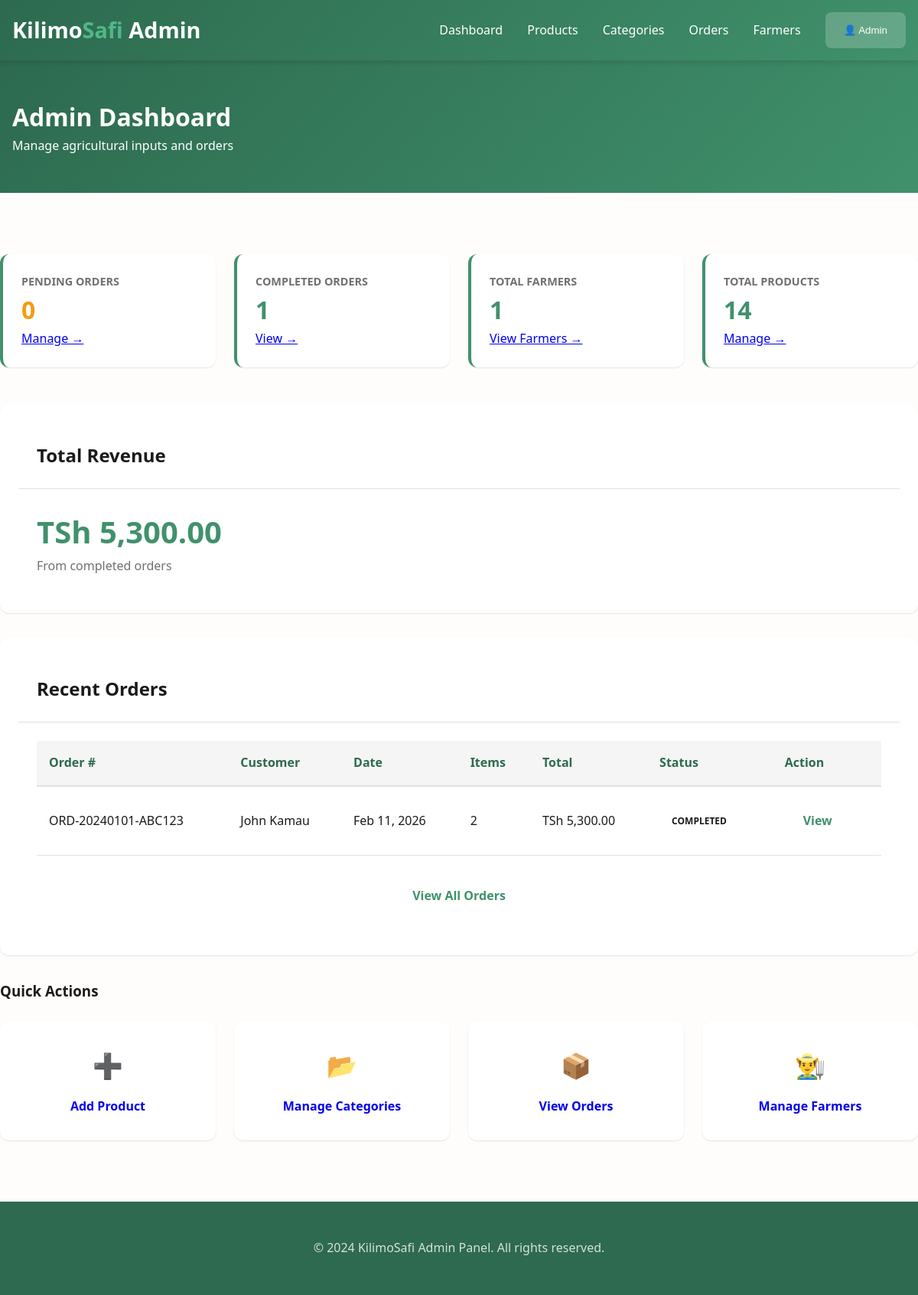
Page /admin/dashboard.php (signed in) on the committed database.
### tables this page shows
CREATE TABLE orders (
    id INT PRIMARY KEY AUTO_INCREMENT,
    order_number VARCHAR(20) UNIQUE NOT NULL,
    user_id INT NOT NULL,
    total_amount DECIMAL(10,2) NOT NULL,
    status ENUM('pending', 'approved', 'rejected', 'completed', 'cancelled') DEFAULT 'pending',
    delivery_address TEXT,
    contact_phone VARCHAR(20),
    notes TEXT,
    order_date TIMESTAMP DEFAULT CURRENT_TIMESTAMP,
    approved_at TIMESTAMP NULL,
    completed_at TIMESTAMP NULL,
    updated_at TIMESTAMP DEFAULT CURRENT_TIMESTAMP ON UPDATE CURRENT_TIMESTAMP,
    FOREIGN KEY (user_id) REFERENCES users(id) ON DELETE CASCADE,
    INDEX idx_user_status (user_id, status),
    INDEX idx_order_number (order_number),
    INDEX idx_status (status),
    INDEX idx_order_date (order_date)
);

CREATE TABLE users (
    id INT PRIMARY KEY AUTO_INCREMENT,
    username VARCHAR(50) UNIQUE NOT NULL,
    email VARCHAR(100) UNIQUE NOT NULL,
    password VARCHAR(255) NOT NULL,
    full_name VARCHAR(100) NOT NULL,
    phone VARCHAR(20),
    address TEXT,
    role ENUM('farmer', 'admin') DEFAULT 'farmer',
    profile_image VARCHAR(255),
    last_login TIMESTAMP NULL,
    created_at TIMESTAMP DEFAULT CURRENT_TIMESTAMP,
    updated_at TIMESTAMP DEFAULT CURRENT_TIMESTAMP ON UPDATE CURRENT_TIMESTAMP,
    INDEX idx_role (role),
    INDEX idx_username (username),
    INDEX idx_email (email)
);

### includes/functions.php (called while the page is built, shortened)
<?php
function format_price($price) {
    return 'TSh ' . number_format($price, 2);
}
?>

### admin/dashboard.php (the view, shortened to what this page needs)
<?php
require_once '../includes/db.php';
require_once '../includes/functions.php';
$stmt = $pdo->query("SELECT COUNT(*) as total FROM orders WHERE status = 'pending'");
$pending_orders = $stmt->fetch()['total'];
$stmt = $pdo->query("SELECT COUNT(*) as total FROM orders WHERE status = 'completed'");
$completed_orders = $stmt->fetch()['total'];
$stmt = $pdo->query("SELECT COUNT(*) as total FROM users WHERE role = 'farmer'");
$total_farmers = $stmt->fetch()['total'];
$stmt = $pdo->query("SELECT COUNT(*) as total FROM products");
$total_products = $stmt->fetch()['total'];
$stmt = $pdo->query("SELECT SUM(total_amount) as total FROM orders WHERE status = 'completed'");
$total_revenue = $stmt->fetch()['total'] ?? 0;
$stmt = $pdo->prepare("
    SELECT o.*, u.full_name, COUNT(oi.id) as item_count
    FROM orders o
    JOIN users u ON o.user_id = u.id
    LEFT JOIN order_items oi ON o.id = oi.order_id
    WHERE o.status != 'cancelled'
    GROUP BY o.id
    ORDER BY o.order_date DESC LIMIT 10
");
$stmt->execute();
$recent_orders = $stmt->fetchAll();
?>
<!DOCTYPE html>
<html lang="en">
<head>
    <link rel="stylesheet" href="../assets/css/main.css">
</head>
<body>
    <header>
        <div class="container">
            <nav>
                <a href="../index.php" class="logo">Kilimo<span>Safi</span> Admin</a>
                <div class="nav-links">
                    <a href="dashboard.php">Dashboard</a>
                    <a href="products.php">Products</a>
                    <a href="categories.php">Categories</a>
                    <a href="orders.php">Orders</a>
                    <a href="farmers.php">Farmers</a>
                    <div class="user-menu">
                        <button class="user-menu-toggle" onclick="toggleUserMenu()" style="background: rgba(255,255,255,0.2); padding: var(--spacing-md) var(--spacing-lg); border-radius: var(--radius-md); border: none; color: white; cursor: pointer;">
                            👤 Admin
                        </button>
                    </div>
                </div>
            </nav>
        </div>
    </header>
    <div class="dashboard-header">
        <div class="container">
            <h1>Admin Dashboard</h1>
            <p>Manage agricultural inputs and orders</p>
        </div>
    </div>
    <main class="container" style="padding: var(--spacing-xl) 0;">
        <div class="dashboard-stats">
            <div class="stat-card">
                <h3>Pending Orders</h3>
                <div class="stat-value text-warning"><?= $pending_orders ?></div>
                <a href="orders.php?status=pending">Manage →</a>
            </div>
            <div class="stat-card">
                <h3>Completed Orders</h3>
                <div class="stat-value"><?= $completed_orders ?></div>
                <a href="orders.php?status=completed">View →</a>
            </div>
            <div class="stat-card">
                <h3>Total Farmers</h3>
                <div class="stat-value"><?= $total_farmers ?></div>
                <a href="farmers.php">View Farmers →</a>
            </div>
            <div class="stat-card">
                <h3>Total Products</h3>
                <div class="stat-value"><?= $total_products ?></div>
                <a href="products.php">Manage →</a>
            </div>
        </div>
        <div class="card" style="margin-bottom: var(--spacing-xl);">
            <div class="card-header">
                <h2 style="margin: 0;">Total Revenue</h2>
            </div>
            <div class="card-body">
                <div style="font-size: 2.5rem; color: var(--secondary-green); font-weight: bold;">
                    <?= format_price($total_revenue) ?>
                </div>
                <p style="color: var(--light-text); margin: 0;">From completed orders</p>
            </div>
        </div>
        <div class="card">
            <div class="card-header">
                <h2 style="margin: 0;">Recent Orders</h2>
            </div>
            <div class="card-body">
                <?php if (!empty($recent_orders)): ?>
                    <table>
                        <thead>
                            <tr>
                                <th>Order #</th>
                                <th>Customer</th>
                                <th>Date</th>
                                <th>Items</th>
                                <th>Total</th>
                                <th>Status</th>
                                <th>Action</th>
                            </tr>
                        </thead>
                        <tbody>
                            <?php foreach ($recent_orders as $order): ?>
                                <tr>
                                    <td><?= htmlspecialchars($order['order_number']) ?></td>
                                    <td><?= htmlspecialchars($order['full_name']) ?></td>
                                    <td><?= date('M d, Y', strtotime($order['order_date'])) ?></td>
                                    <td><?= $order['item_count'] ?></td>
                                    <td><?= format_price($order['total_amount']) ?></td>
                                    <td>
                                        <span class="badge badge-<?= strtolower($order['status']) ?>">
                                            <?= ucfirst($order['status']) ?>
                                        </span>
                                    </td>
                                    <td>
                                        <a href="order-detail.php?id=<?= $order['id'] ?>" class="btn btn-sm btn-secondary">View</a>
                                    </td>
                                </tr>
                            <?php endforeach; ?>
                        </tbody>
                    </table>
                    <div style="text-align: center; margin-top: var(--spacing-lg);">
                        <a href="orders.php" class="btn btn-secondary">View All Orders</a>
                    </div>
                <?php else: ?>
                    <p style="text-align: center; color: var(--light-text);">No orders yet</p>
                <?php endif; ?>
            </div>
        </div>
        <div style="margin-top: var(--spacing-xl);">
            <h3>Quick Actions</h3>
            <div style="display: grid; grid-template-columns: repeat(auto-fit, minmax(200px, 1fr)); gap: var(--spacing-lg); margin-top: var(--spacing-lg);">
                <a href="products.php?action=add" class="card" style="text-decoration: none; text-align: center; padding: var(--spacing-xl);">
                    <div style="font-size: 2rem; margin-bottom: var(--spacing-md);">➕</div>
                    <h4>Add Product</h4>
                </a>
                <a href="categories.php" class="card" style="text-decoration: none; text-align: center; padding: var(--spacing-xl);">
                    <div style="font-size: 2rem; margin-bottom: var(--spacing-md);">📂</div>
                    <h4>Manage Categories</h4>
                </a>
                <a href="orders.php" class="card" style="text-decoration: none; text-align: center; padding: var(--spacing-xl);">
                    <div style="font-size: 2rem; margin-bottom: var(--spacing-md);">📦</div>
                    <h4>View Orders</h4>
                </a>
                <a href="farmers.php" class="card" style="text-decoration: none; text-align: center; padding: var(--spacing-xl);">
                    <div style="font-size: 2rem; margin-bottom: var(--spacing-md);">👨‍🌾</div>
                    <h4>Manage Farmers</h4>
                </a>
            </div>
        </div>
    </main>
    <footer>
        <div class="container">
            <p>&copy; 2024 KilimoSafi Admin Panel. All rights reserved.</p>
        </div>
    </footer>
</body>
</html>

### rows in the picture
orders: order_number "ORD-20240101-ABC123", user.full_name "John Kamau", order_date "Feb 11, 2026", item_count "2", total_amount "TSh 5,300.00", status "COMPLETED"

### other values in the picture
$pending_orders "0"
$completed_orders "1"
$total_farmers "1"
$total_products "14"
format_price($total_revenue) "TSh 5,300.00"
